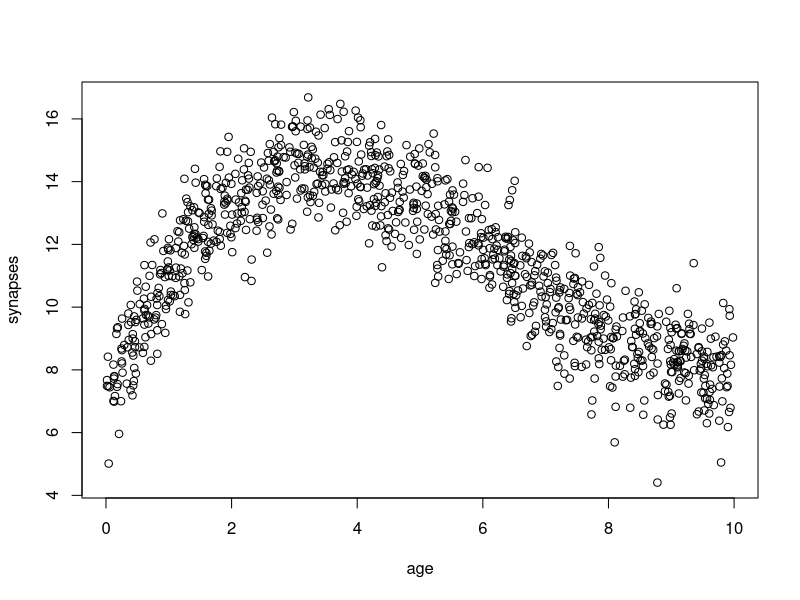

The R script that drew this image:
## ---- chunk 1
knitr::opts_chunk$set(echo = TRUE)
## ---- chunk 2

chimpcortex <- read.csv(file = "chimpcortex.csv")
plot(chimpcortex)

## ---- chunk 3
# Making a 1000x4 matrix
X <- matrix(rnorm(4000),nrow = 1000, ncol = 4)
colnames(X) <- c("1", "2","3", "4")

#Estimating the Betas without lm




